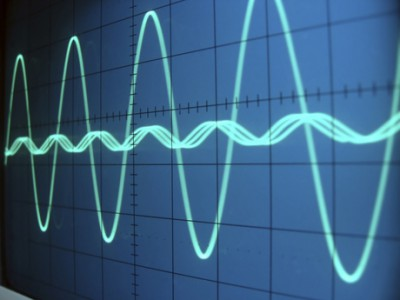
#> input picture Proiect/watermark.jpg, 400 x 300 px, found by its file name
$ python executionTime.py
#> lines starting #> are read from the running program, lines starting #| are printed output that depends on the picture
### Proiect/watermark_svd.py
import numpy as np
from PIL import Image

def calculeaza_entropia(bloc):
    histograma, _ = np.histogram(bloc.flatten(), bins=256, range=(0, 255))
    histogramaa_normalizata = histograma / histograma.sum()
    entropia = -np.sum(histogramaa_normalizata[histogramaa_normalizata > 0] *
                       np.log2(histogramaa_normalizata[histogramaa_normalizata > 0]))
    return entropia

def gaseste_bloc_cu_entropie_maxima(matrice, bloc_marime):
    y_marime, x_marime, _ = matrice.shape
    if y_marime % bloc_marime != 0 or x_marime % bloc_marime != 0:
        raise ValueError("Marimea blocului trebuie sa fie un divizor al dimensiunilor imaginii")

    entropie_maxima = 0
    coord_entropie_maxima = (0, 0)

    for i in range(0, y_marime, bloc_marime):
        for j in range(0, x_marime, bloc_marime):
            bloc = matrice[i:i + bloc_marime, j:j + bloc_marime]

            entropie = calculeaza_entropia(bloc)

            if entropie > entropie_maxima:
                entropie_maxima = entropie
                coord_entropie_maxima = (i // bloc_marime, j // bloc_marime)

    return coord_entropie_maxima

def incarca_imagine(cale_imagine):
    imagine = Image.open(cale_imagine)
#> imagine is the input picture: PIL image 400x300 RGB; mean R, G, B 56.4, 96.5, 128.4
    return np.array(imagine)

def descompunere_matrice_SVD(matrice):
    U, sigma, V = np.linalg.svd(matrice, full_matrices=False)
    return U, sigma, V

def inserare_watermark(sigma, watermark, alpha=280):
    for i in range(len(sigma)):
        sigma[i] += watermark * alpha
    return sigma

def imagine_cu_watermark(U, sigma_modificat, V):
    # np.diag - transforma vectorul sigma_modificat intr-o matrice diagonala
    matrice_diagonala = np.diag(sigma_modificat)

    # np.dot - inmulteste doua matrici
    matrice_imagine_rezultata = np.dot(U, np.dot(matrice_diagonala,V))

    # np.clip - ne asiguram ca valorile pixelilor sunt intre 0 si 255
    return np.clip(matrice_imagine_rezultata, 0, 255)

def ajusteaza_dimensiunea_imaginii_la_bloc(matrice, bloc_marime):
#> called with bloc_marime = 30
    inaltime, latime = matrice.shape[:2]
#> inaltime = 300; latime = 400
    # calculeaza inaltimea si latimea cea mai apropiata care sa se potriveasca cu marimea blocului
    inaltime_noua = (inaltime // bloc_marime) * bloc_marime
#> inaltime_noua = 300
    latime_noua = (latime // bloc_marime) * bloc_marime
#> latime_noua = 390
    # marim putin imaginea daca este cazul ca sa poata fi impartita in blocurile cu marimea selectata de noi
    return matrice[:inaltime_noua, :latime_noua, :]

# in aceasta funcite introducem watermark-ul intr-o imagine selectata de noi
def introducere_watermark_folosind_SVD_entropie(path, watermark, bloc_marime=30):
    matrice = incarca_imagine(path)
    matrice = ajusteaza_dimensiunea_imaginii_la_bloc(matrice, bloc_marime)
    coord = gaseste_bloc_cu_entropie_maxima(matrice, bloc_marime)
#> after the loop in gaseste_bloc_cu_entropie_maxima, `for i in range(0, y_marime, bloc_marime):`:
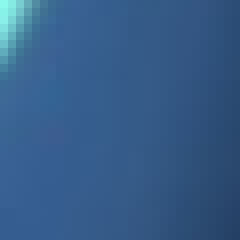
#> bloc: shape (30, 30, 3) (shown 8 times larger); mean R, G, B 53.5, 92.2, 136.4
#> after the loop in gaseste_bloc_cu_entropie_maxima, `for i in range(0, y_marime, bloc_marime):`: coord_entropie_maxima = (4, 2); entropie_maxima = 7.51
#> coord = (4, 2)
    # coordonatele pentru blocul cu entropia maxima, unde o sa punem watermark-ul
    y, x = coord
#> y = 4; x = 2
    bloc = matrice[y * bloc_marime:(y + 1) * bloc_marime, x * bloc_marime:(x + 1) * bloc_marime]

    # initializam blocul pe care o sa-l modificam pentru a introduce watermark-ul
    bloc_modificat = np.zeros_like(bloc)

    # aplicam svd-ul pe fiecare canal al blocului
    for i in range(3):  # procesam blocurile corespunzatoare culorilor RGB
        canal = bloc[:,:,i]
        U, sigma, V = descompunere_matrice_SVD(canal)
        sigma_modificat = inserare_watermark(sigma, watermark)
        canal_modificat = imagine_cu_watermark(U, sigma_modificat, V)
        # inseram canalul cu watermark in bloc
        bloc_modificat[:,:,i] = canal_modificat.astype('uint8') # convertim la un intreg fara semn de 8 biti

    # inlocuim blocul original cu entropie maxima, cu blocul nostru modificat
    matrice_modificata = matrice.copy()
    matrice_modificata[y * bloc_marime:(y + 1) * bloc_marime, x * bloc_marime:(x + 1) * bloc_marime] = bloc_modificat
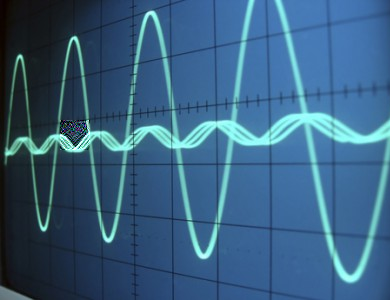
#> matrice_modificata: shape (300, 390, 3); mean R, G, B 56.5, 96.6, 128.6

    # convertim matricea modificata intr-o noua imagine si o salvam
    img_salvata = Image.fromarray(matrice_modificata, 'RGB')
    img_salvata.show()
    img_salvata.save("imagine_cu_watermark.png")

# [2 lines that do not run on import are left out]

### Proiect/watermark_dwt.py
import numpy as np
import pywt
from PIL import Image
from skimage.measure import shannon_entropy

def calculeaza_entropia_blocuri(LL, dim_bloc):
    entropii = []
    for y in range(0, LL.shape[0], dim_bloc):
        for x in range(0, LL.shape[1], dim_bloc):
            bloc = LL[y:y+dim_bloc, x:x+dim_bloc]
            if bloc.shape[0] == dim_bloc and bloc.shape[1] == dim_bloc:
                entropia = shannon_entropy(bloc)
                entropii.append((entropia, (y, x)))
    return entropii


def gaseste_bloc_cu_entropie_maxima(entropii):
    entropii.sort(reverse=True)
    return entropii[0][1]

def aplica_dwt_pe_canal(canal, watermark, dim_bloc, mod='haar', nivel=1):
    canal_coeficienti = pywt.wavedec2(canal, mod, level=nivel)
    LL, detalii = canal_coeficienti

    entropii_blocuri = calculeaza_entropia_blocuri(LL, dim_bloc)
    y, x = gaseste_bloc_cu_entropie_maxima(entropii_blocuri)

    watermark_ajustat = np.resize(watermark, (dim_bloc, dim_bloc))

    LL_marcat = np.copy(LL)
    LL_marcat[y:y+dim_bloc, x:x+dim_bloc] += watermark_ajustat

    coeficienti_canal_marcat = (LL_marcat, detalii)
    canal_marcat = pywt.waverec2(coeficienti_canal_marcat, mod)
    return canal_marcat

def aplica_dwt_watermark(imagine_path, watermark_path, dim_bloc, mod='haar', nivel=1):
#> called with dim_bloc = 20, mod = 'haar', nivel = 1
    imagine = Image.open(imagine_path)
    watermark = Image.open(watermark_path).convert('L')
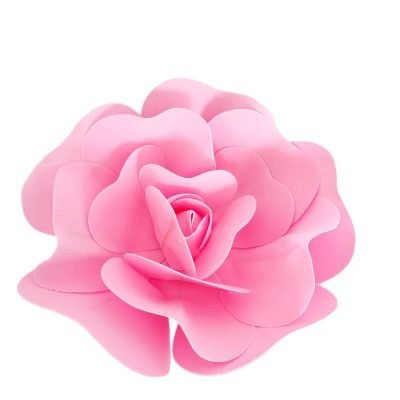
#> input picture Proiect/floare.jpg, 400 x 400 px, found by its file name
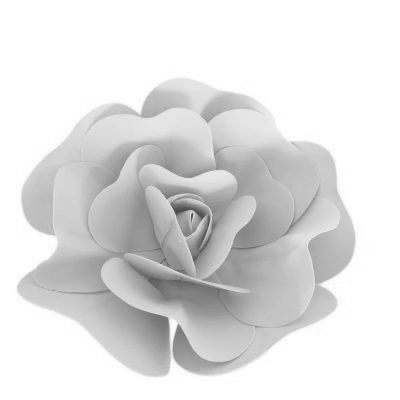
#> watermark: PIL image 400x400 L; min 71, max 255, mean 224
    imagine_matrice = np.array(imagine)
    watermark_matrice = np.array(watermark) / 255.0  # Normalizare

    canale_marcate = []
    for i in range(3):
        canal_marcat = aplica_dwt_pe_canal(imagine_matrice[:,:,i], watermark_matrice, dim_bloc, mod, nivel)
        canale_marcate.append(canal_marcat)
#> this loop made 3 passes
#> x in aplica_dwt_pe_canal on passes 1 to 3: 80, 20, 0
#> pass 1, in aplica_dwt_pe_canal, `canal_marcat = pywt.waverec2(coeficienti_canal_marcat, mod)`:
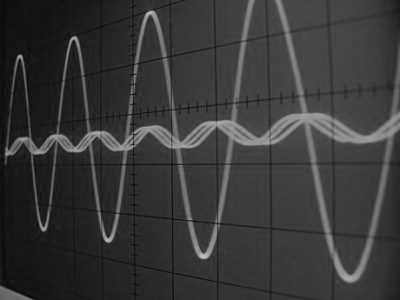
#> canal_marcat: shape (300, 400) float64; min 1, max 193, mean 56.4
#> pass 2, in aplica_dwt_pe_canal (call 2), `LL, detalii = canal_coeficienti`:
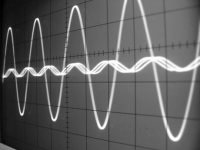
#> LL: shape (150, 200) float64; min 1, max 510, mean 193.1; drawn with min black and max white
#> after the loop, canale_marcate = 3 items

    matrice_marcata_imagine = np.stack(canale_marcate, axis=-1)
    matrice_marcata_imagine = np.clip(matrice_marcata_imagine, 0, 255)

    Image.fromarray(matrice_marcata_imagine.astype(np.uint8)).save('imagine_cu_watermark_dwt.png')

# [2 lines that do not run on import are left out]

### Proiect/executionTime.py
import time
from watermark_svd import introducere_watermark_folosind_SVD_entropie
from watermark_dwt import aplica_dwt_watermark
import matplotlib.pyplot as plt

plt.style.use('ggplot')

# masurare timp executie - SVD
start_time = time.time()
introducere_watermark_folosind_SVD_entropie(r"C:\Users\Ioan\PycharmProjects\ProcesareaSemnalelor\Proiect\watermark.jpg", watermark=1)
svd_time = time.time() - start_time

# masurare timp executie - DWT
start_time = time.time()
aplica_dwt_watermark(r"C:\Users\Ioan\PycharmProjects\ProcesareaSemnalelor\Proiect\watermark.jpg", r'C:\Users\Ioan\PycharmProjects\ProcesareaSemnalelor\Proiect\floare.jpg', dim_bloc=20)
dwt_time = time.time() - start_time

metode = ['SVD', 'DWT']
timpi_executie = [svd_time, dwt_time]
culori = ['#1f77b4', '#ff7f0e']

fig, ax = plt.subplots()
bars = plt.bar(metode, timpi_executie, color=culori)

for bar in bars:
    yval = bar.get_height()
    plt.text(bar.get_x() + bar.get_width()/2, yval + 0.05, round(yval, 4), ha='center', va='bottom')

plt.ylabel('Timp de executie (secunde)')
plt.title('Compararea timpului de executie intre SVD si DWT')
plt.tight_layout()
plt.show()
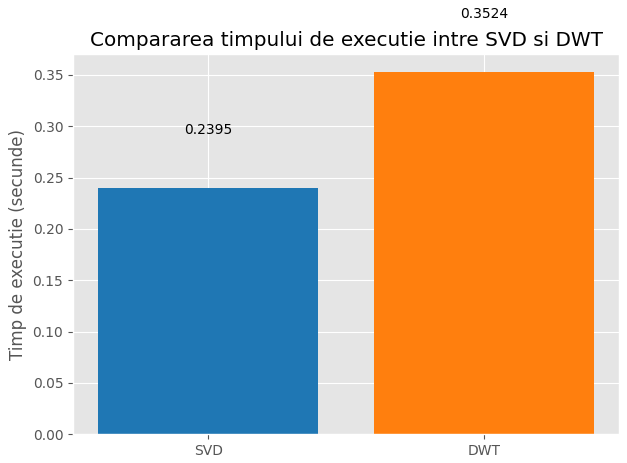
#> figure drawn by matplotlib, 1 panel
